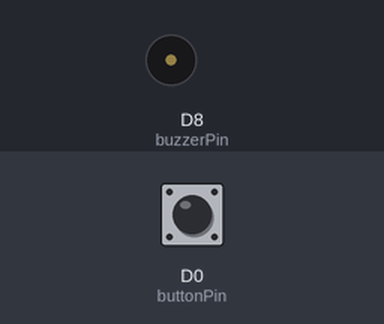
Simulated run of this sketch. Board: ESP8266 (NodeMCU). Parts: buzzer (waves = sounding). Inputs (shaded band) come from the test bench; at power-on: D0 (buttonPin) HIGH. WiFi joins after 1.5 s; servers stay silent unless stated; what the sketch prints to the serial monitor is not drawn.

Above: at 2.7 s.
2.8 s: D0 (buttonPin) pulled LOW for 1 s
At 3.0 s:
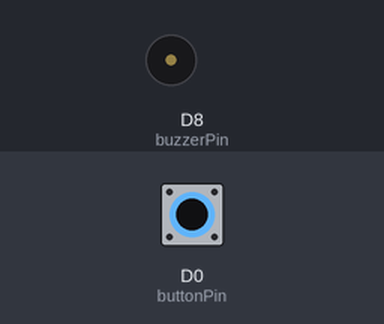
5.3 s: D0 (buttonPin) pulled LOW for 3.2 s
At 5.5 s:
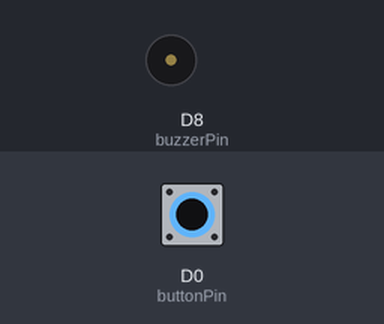
Timing chart, 0 to 10.2 s (numbered marks = the images above; inputs shaded):
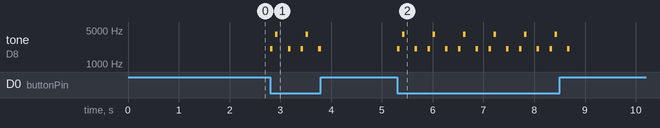

Measured:
- after the input at 2.8 s, tone on D8 (buzzerPin): plays 2048 Hz for 0.05 s, 4096 Hz for 0.05 s, 2048 Hz for 0.05 s, 2048 Hz for 0.05 s, 4096 Hz for 0.05 s, 2048 Hz for 0.05 s, starting at once
- after the input at 5.3 s, tone on D8 (buzzerPin): silent → 2048 Hz at once, then repeats every 0.60 s: silent 0.05 s, 4096 Hz 0.05 s, 2 × (silent 0.20 s, 2048 Hz 0.05 s), until it stays silent from 8.7 s

The sketch:

doorBell_0.1.3.ino
```cpp
#include <ESP8266WiFi.h>

#ifndef STASSID
#define STASSID "SSID_WiFi"
#define STAPSK  "Password_WiFi"
#endif

const char* ssid     = STASSID;
const char* password = STAPSK;

const char* host = "djxmmx.net";
const uint16_t port = 17;

const int buttonPin = D0;
const int buzzerPin = D8;

void setup() {
  Serial.begin(115200);

  Serial.println();
  Serial.println();
  Serial.print("Connecting to ");
  Serial.println(ssid);

  WiFi.mode(WIFI_STA);
  WiFi.begin(ssid, password);

  while (WiFi.status() != WL_CONNECTED) {
    delay(250);
    Serial.print(".");
  }

  Serial.println("");
  Serial.println("WiFi connected");
  Serial.println("IP address: ");
  Serial.println(WiFi.localIP());

  Serial.print("IP Size: ");
  Serial.println(sizeof(WiFi.localIP()));

  pinMode(buzzerPin, OUTPUT);
  pinMode(buttonPin, INPUT);
}

void loop() {
  doorBell();
}
```

functions.ino
```cpp
//Sonido del timbre

void ring(){//El sonido por ahora será este, estaría bueno controlar el volumen del buzzer para reproducir mejores sonidos.
  for(int i=0;i<=1; i++){
    tone(buzzerPin,2048,50);
    if(i==0){
      delay(100);
      tone(buzzerPin,4096,50);
    }
    delay(250);
  }
}

//EVENTO: Botón del timbre presionado.
bool buttonState = LOW;

void doorBell(){//Cuando tocan el timbre, arranca ring() a hacerlo sonar.
  buttonState = digitalRead(buttonPin);
  if(buttonState != HIGH){
    ring();
  }
}
```
